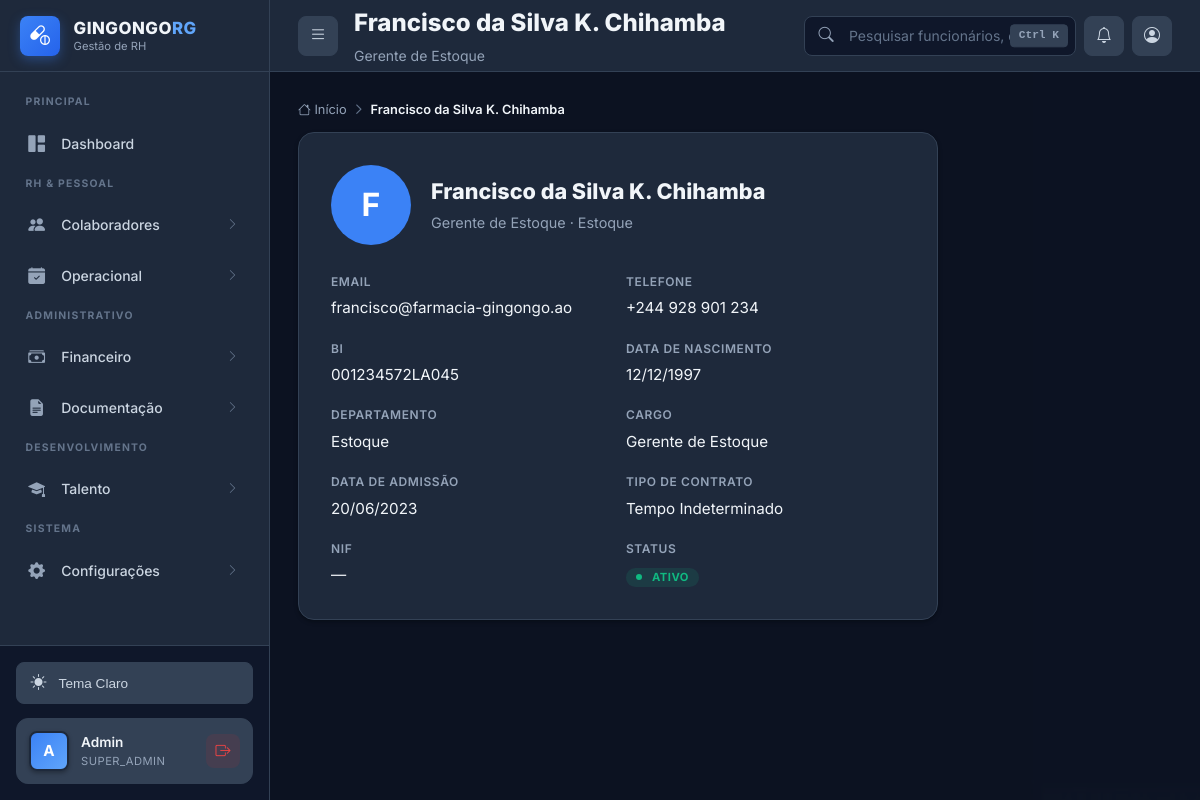
The app's page /perfil_colaborador.php?id=6 (signed in) with its own data.
### tables this page shows
CREATE TABLE IF NOT EXISTS funcionarios (
    id INT AUTO_INCREMENT PRIMARY KEY,
    nome_completo VARCHAR(200) NOT NULL,
    bi VARCHAR(30) NOT NULL UNIQUE,
    data_nascimento DATE NOT NULL,
    sexo ENUM('M', 'F', 'Outro') NOT NULL,
    telefone VARCHAR(20),
    email VARCHAR(100),
    endereco TEXT,

     
    departamento_id INT NOT NULL,
    cargo_id INT NOT NULL,
    data_admissao DATE NOT NULL,
    data_demissao DATE NULL,
    tipo_contrato ENUM('Tempo_Indeterminado', 'Tempo_Determinado', 'Estagio', 'Temporario') DEFAULT 'Tempo_Indeterminado',
    status ENUM('ativo', 'ferias', 'afastado', 'demitido') DEFAULT 'ativo',

     
    salario_atual DECIMAL(10, 2) NOT NULL,
    banco VARCHAR(100),
    agencia VARCHAR(20),
    conta VARCHAR(30),
    iban VARCHAR(50) NULL,
    nif_angolano VARCHAR(20) NULL,
    foto VARCHAR(500) NULL,
    
     
    usuario_id INT NULL,
    
     
    created_at TIMESTAMP DEFAULT CURRENT_TIMESTAMP,
    updated_at TIMESTAMP DEFAULT CURRENT_TIMESTAMP ON UPDATE CURRENT_TIMESTAMP,
    
     
    FOREIGN KEY (departamento_id) REFERENCES departamentos(id) ON DELETE RESTRICT,
    FOREIGN KEY (cargo_id) REFERENCES cargos(id) ON DELETE RESTRICT,
    FOREIGN KEY (usuario_id) REFERENCES usuarios(id) ON DELETE SET NULL,
    
     
    INDEX idx_bi (bi),
    INDEX idx_nome (nome_completo),
    INDEX idx_status (status),
    INDEX idx_departamento (departamento_id),
    INDEX idx_cargo (cargo_id),
    INDEX idx_data_admissao (data_admissao)
);

CREATE TABLE IF NOT EXISTS cargos (
    id INT AUTO_INCREMENT PRIMARY KEY,
    nome VARCHAR(100) NOT NULL UNIQUE,
    salario_base DECIMAL(10, 2) NOT NULL,
    descricao TEXT,
    nivel_hierarquico ENUM('operacional', 'tecnico', 'gerencial', 'diretivo') DEFAULT 'operacional',
    requer_certificacao BOOLEAN DEFAULT FALSE,
    ativo BOOLEAN DEFAULT TRUE,
    created_at TIMESTAMP DEFAULT CURRENT_TIMESTAMP,
    updated_at TIMESTAMP DEFAULT CURRENT_TIMESTAMP ON UPDATE CURRENT_TIMESTAMP,
    INDEX idx_ativo (ativo),
    INDEX idx_nivel (nivel_hierarquico)
);

CREATE TABLE IF NOT EXISTS departamentos (
    id INT AUTO_INCREMENT PRIMARY KEY,
    nome VARCHAR(100) NOT NULL UNIQUE,
    descricao TEXT,
    responsavel_id INT NULL,
    ativo BOOLEAN DEFAULT TRUE,
    created_at TIMESTAMP DEFAULT CURRENT_TIMESTAMP,
    updated_at TIMESTAMP DEFAULT CURRENT_TIMESTAMP ON UPDATE CURRENT_TIMESTAMP,
    INDEX idx_ativo (ativo),
    INDEX idx_nome (nome)
);

### public/perfil_colaborador.php (the view, shortened to what this page needs)
<?php
$db = Database::getInstance()->getConnection();
$funcionarioId = (int)($_GET['id'] ?? 0);
try {
    $stmt = $db->prepare("
        SELECT f.id, f.nome_completo, f.email, f.telefone, f.foto,
               f.data_admissao, f.status, f.sexo, f.bi, f.data_nascimento,
               f.endereco, f.nif_angolano, f.tipo_contrato,
               f.banco, f.agencia, f.conta, f.iban,
               f.salario_atual,
               d.nome as departamento_nome, c.nome as cargo_nome
        FROM funcionarios f
        LEFT JOIN departamentos d ON f.departamento_id = d.id
        LEFT JOIN cargos c ON f.cargo_id = c.id
        WHERE f.id = :id
    ");
    $stmt->execute([':id' => $funcionarioId]);
    $func = $stmt->fetch();
} catch (Exception $e) {
    error_log("Erro ao buscar funcionário: " . $e->getMessage());
    header("Location: portal.php");
    exit;
}
$pageTitle = $func['nome_completo'];
$pageSubtitle = $func['cargo_nome'] ?? 'Colaborador';
?>
<!DOCTYPE html>
<html lang="pt-BR">
<head>
    <link rel="stylesheet" href="https://cdn.jsdelivr.net/npm/bootstrap-icons@1.11.3/font/bootstrap-icons.min.css">
    <link rel="stylesheet" href="css/style-2026.css">
</head>
<body class="dashboard-body">
    <div class="app-wrapper">
        <?php include 'includes/sidebar.php'; ?>
        <div class="main-area" id="mainArea">
            <?php include 'includes/topbar.php'; ?>
            <div class="content-body">
                <nav>
                    <ol class="breadcrumb">
                        <li class="breadcrumb-item"><a href="portal.php"><i class="bi bi-house"></i> Início</a></li>
                        <li class="breadcrumb-item active"><?php echo htmlspecialchars($func['nome_completo']); ?></li>
                    </ol>
                </nav>
                <div class="card" style="max-width: 640px;">
                    <div class="card-body" style="padding: 2rem;">
                        <div style="display: flex; align-items: center; gap: 1.25rem; margin-bottom: 1.5rem;">
                            <?php if (!empty($func['foto']) && file_exists(__DIR__ . '/' . $func['foto'])): ?>
                                <img src="<?php echo htmlspecialchars($func['foto']); ?>" alt="<?php echo htmlspecialchars($func['nome_completo']); ?>"
                                     style="width: 80px; height: 80px; border-radius: 50%; object-fit: cover; border: 3px solid var(--primary-light);">
                            <?php else: ?>
                                <div style="width: 80px; height: 80px; border-radius: 50%; background: var(--primary); color: #fff; display: flex; align-items: center; justify-content: center; font-size: 2rem; font-weight: 700; flex-shrink: 0;">
                                    <?php echo strtoupper(mb_substr($func['nome_completo'], 0, 1)); ?>
                                </div>
                            <?php endif; ?>
                            <div>
                                <h2 style="font-size: 1.35rem; font-weight: 800; margin: 0;"><?php echo htmlspecialchars($func['nome_completo']); ?></h2>
                                <p style="color: var(--text-muted); margin: 0.25rem 0 0; font-size: 0.9rem;">
                                    <?php echo htmlspecialchars($func['cargo_nome'] ?? '—'); ?>
                                    <?php if ($func['departamento_nome']): ?>
                                        · <?php echo htmlspecialchars($func['departamento_nome']); ?>
                                    <?php endif; ?>
                                </p>
                            </div>
                        </div>
                        <div style="display: grid; grid-template-columns: 1fr 1fr; gap: 1rem;">
                            <div>
                                <label style="font-size: 0.75rem; color: var(--text-muted); text-transform: uppercase; letter-spacing: 0.05em; font-weight: 600;">Email</label>
                                <p style="margin: 0.25rem 0 0; font-size: 0.95rem;">
                                    <?php echo htmlspecialchars($func['email'] ?? '—'); ?>
                                </p>
                            </div>
                            <div>
                                <label style="font-size: 0.75rem; color: var(--text-muted); text-transform: uppercase; letter-spacing: 0.05em; font-weight: 600;">Telefone</label>
                                <p style="margin: 0.25rem 0 0; font-size: 0.95rem;">
                                    <?php echo htmlspecialchars($func['telefone'] ?? '—'); ?>
                                </p>
                            </div>
                            <div>
                                <label style="font-size: 0.75rem; color: var(--text-muted); text-transform: uppercase; letter-spacing: 0.05em; font-weight: 600;">BI</label>
                                <p style="margin: 0.25rem 0 0; font-size: 0.95rem;">
                                    <?php echo htmlspecialchars($func['bi'] ?? '—'); ?>
                                </p>
                            </div>
                            <div>
                                <label style="font-size: 0.75rem; color: var(--text-muted); text-transform: uppercase; letter-spacing: 0.05em; font-weight: 600;">Data de Nascimento</label>
                                <p style="margin: 0.25rem 0 0; font-size: 0.95rem;">
                                    <?php echo !empty($func['data_nascimento']) ? date('d/m/Y', strtotime($func['data_nascimento'])) : '—'; ?>
                                </p>
                            </div>
                            <div>
                                <label style="font-size: 0.75rem; color: var(--text-muted); text-transform: uppercase; letter-spacing: 0.05em; font-weight: 600;">Departamento</label>
                                <p style="margin: 0.25rem 0 0; font-size: 0.95rem;">
                                    <?php echo htmlspecialchars($func['departamento_nome'] ?? '—'); ?>
                                </p>
                            </div>
                            <div>
                                <label style="font-size: 0.75rem; color: var(--text-muted); text-transform: uppercase; letter-spacing: 0.05em; font-weight: 600;">Cargo</label>
                                <p style="margin: 0.25rem 0 0; font-size: 0.95rem;">
                                    <?php echo htmlspecialchars($func['cargo_nome'] ?? '—'); ?>
                                </p>
                            </div>
                            <div>
                                <label style="font-size: 0.75rem; color: var(--text-muted); text-transform: uppercase; letter-spacing: 0.05em; font-weight: 600;">Data de Admissão</label>
                                <p style="margin: 0.25rem 0 0; font-size: 0.95rem;">
                                    <?php echo !empty($func['data_admissao']) ? date('d/m/Y', strtotime($func['data_admissao'])) : '—'; ?>
                                </p>
                            </div>
                            <div>
                                <label style="font-size: 0.75rem; color: var(--text-muted); text-transform: uppercase; letter-spacing: 0.05em; font-weight: 600;">Tipo de Contrato</label>
                                <p style="margin: 0.25rem 0 0; font-size: 0.95rem;">
                                    <?php echo htmlspecialchars(str_replace('_', ' ', $func['tipo_contrato'] ?? '—')); ?>
                                </p>
                            </div>
                            <div>
                                <label style="font-size: 0.75rem; color: var(--text-muted); text-transform: uppercase; letter-spacing: 0.05em; font-weight: 600;">NIF</label>
                                <p style="margin: 0.25rem 0 0; font-size: 0.95rem;">
                                    <?php echo htmlspecialchars($func['nif_angolano'] ?? '—'); ?>
                                </p>
                            </div>
                            <div>
                                <label style="font-size: 0.75rem; color: var(--text-muted); text-transform: uppercase; letter-spacing: 0.05em; font-weight: 600;">Status</label>
                                <p style="margin: 0.25rem 0 0; font-size: 0.95rem;">
                                    <?php
                                    $statusClass = match($func['status'] ?? '') {
                                        'ativo' => 'badge-success',
                                        'ferias' => 'badge-warning',
                                        'afastado' => 'badge-info',
                                        'demitido' => 'badge-danger',
                                        default => 'badge-neutral'
                                    };
                                    ?>
                                    <span class="badge <?php echo $statusClass; ?>">
                                        <span class="badge-dot"></span>
                                        <?php echo htmlspecialchars(ucfirst($func['status'] ?? '—')); ?>
                                    </span>
                                </p>
                            </div>
                        </div>
                    </div>
                </div>
            </div>
        </div>
    </div>
</body>
</html>

### public/includes/topbar.php (shortened to what this page needs)
<?php
$__topbarUserId = $user['id'] ?? ($_SESSION['user_id'] ?? null);
$__topbarFoto = null;
if ($__topbarUserId) {
    try {
        $__pdo = \App\Database\Database::getInstance()->getConnection();
        $__s = $__pdo->prepare("SELECT COALESCE(f.foto, u.foto) FROM usuarios u LEFT JOIN funcionarios f ON f.usuario_id = u.id WHERE u.id = :u AND COALESCE(f.foto, u.foto) IS NOT NULL LIMIT 1");
        $__s->execute([':u' => $__topbarUserId]);
        $__topbarFoto = $__s->fetchColumn() ?: null;
    } catch (\Throwable $e) { $__topbarFoto = null; }
}
?>
<header class="topbar">
    <div class="topbar-left">
        <button class="menu-toggle" id="menuToggle" title="Menu">
            <i class="bi bi-list"></i>
        </button>
        <div>
            <h1 class="page-title"><?php echo htmlspecialchars($pageTitle); ?></h1>
            <?php if ($pageSubtitle): ?>
                <p class="page-subtitle"><?php echo htmlspecialchars($pageSubtitle); ?></p>
            <?php endif; ?>
        </div>
    </div>
    <div class="topbar-right">
        <div class="global-search">
            <input type="text"
                   class="global-search-input"
                   id="globalSearchInput"
                   placeholder="Pesquisar funcionários, departamentos..."
                   autocomplete="off">
            <span class="global-search-shortcut">Ctrl K</span>
        </div>
        <div id="notificationsBtn" class="action-btn" title="Notificações">
            <i class="bi bi-bell"></i>
        </div>
        <div id="profileBtn" class="action-btn" title="Perfil" style="position:relative;">
            <?php if ($__topbarFoto && file_exists(__DIR__ . '/../' . $__topbarFoto)): ?>
                <img src="<?php echo htmlspecialchars($__topbarFoto . '?v=' . filemtime(__DIR__ . '/../' . $__topbarFoto)); ?>" alt="Perfil" style="width: 28px; height: 28px; border-radius: 50%; object-fit: cover; border: 2px solid var(--primary-light);">
            <?php else: ?>
                <i class="bi bi-person-circle"></i>
            <?php endif; ?>
        </div>
    </div>
</header>

### records on screen
funcionarios: nome_completo "Francisco da Silva K. Chihamba", cargo.nome "Gerente de Estoque", nome_completo "F", departamento.nome "Estoque", email "francisco@farmacia-gingongo.ao", telefone "+244 928 901 234", bi "001234572LA045", data_nascimento "12/12/1997", data_admissao "20/06/2023", tipo_contrato "Tempo Indeterminado", nif_angolano "—", status "ATIVO"

### other values on screen
substr($user['username'], 0, 1) "A"
$user['username'] "Admin"
$user['role'] "SUPER_ADMIN"
